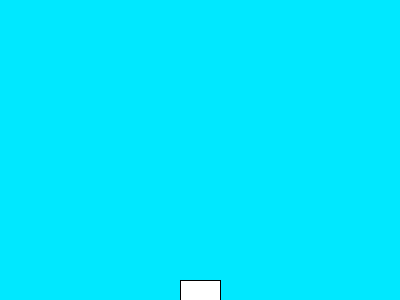
Frame 1 (no input)
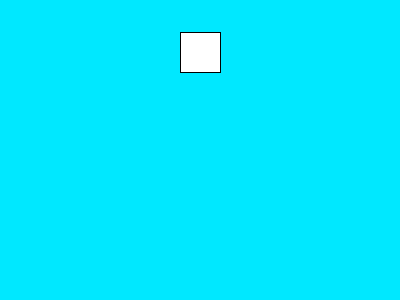
Frame 60 (the mouse pressed at the canvas centre just before this capture)
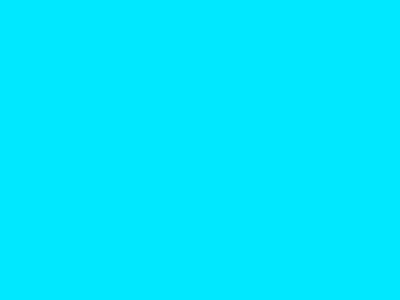
Frame 120 (the mouse held since frame 60 and released just before this capture)

The Processing sketch that drew these frames (run headless with seeded random() and noise(); from frame 60 on, the mouse is pressed at the canvas centre):

// Processing sketch: processing_173127
// ── processing_173127.pde

float teglalapY;
float sebesseg = -10;
float gravitacio = 0.2;

void setup() {
  size(400, 300);
  rectMode(CENTER);
  background(#00E8FF);
  teglalapY  = height;
}

void draw() {
  background(#00E8FF);
  rect(width/2, teglalapY, 40, 40);
  teglalapY += sebesseg;
  sebesseg += gravitacio;
}
